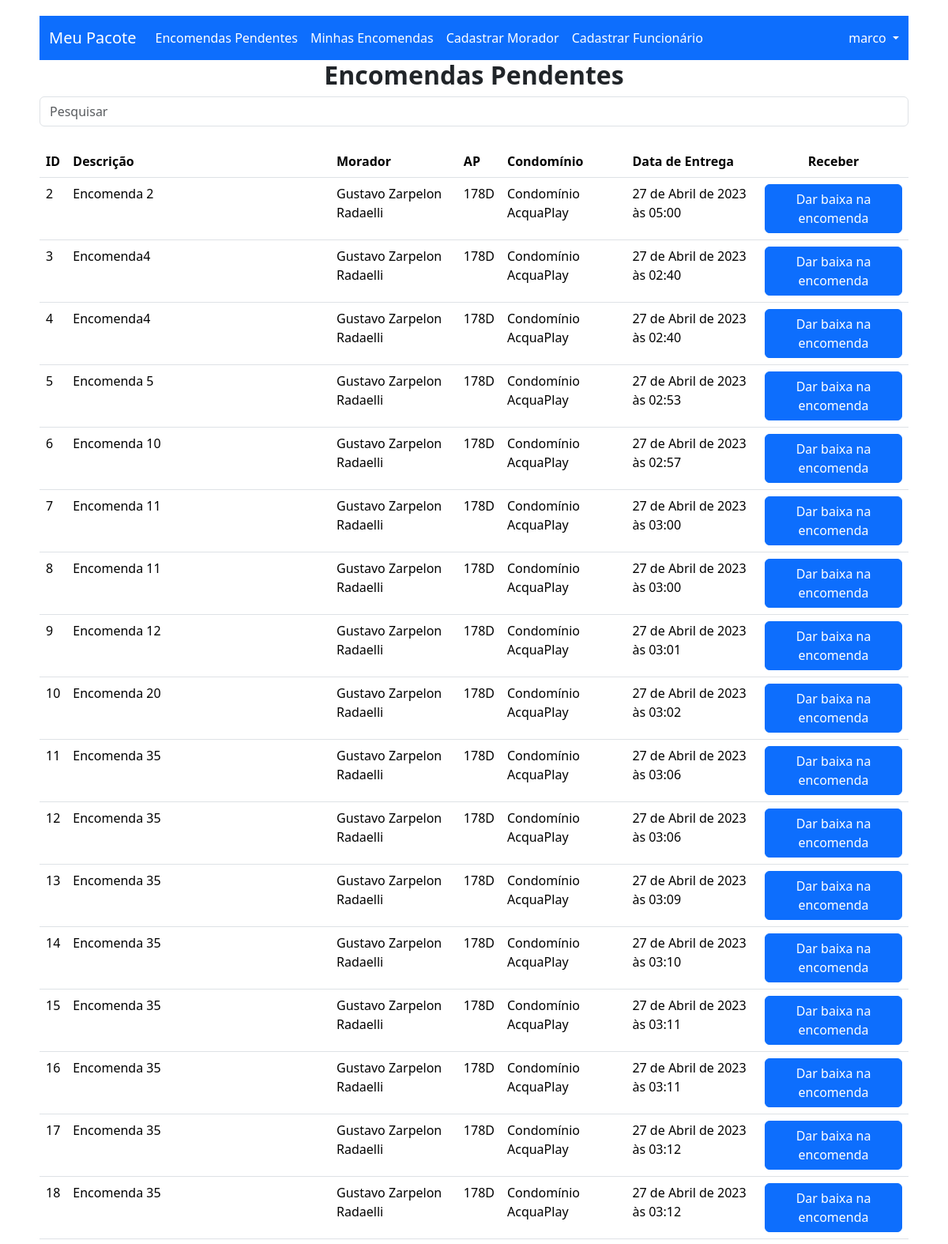
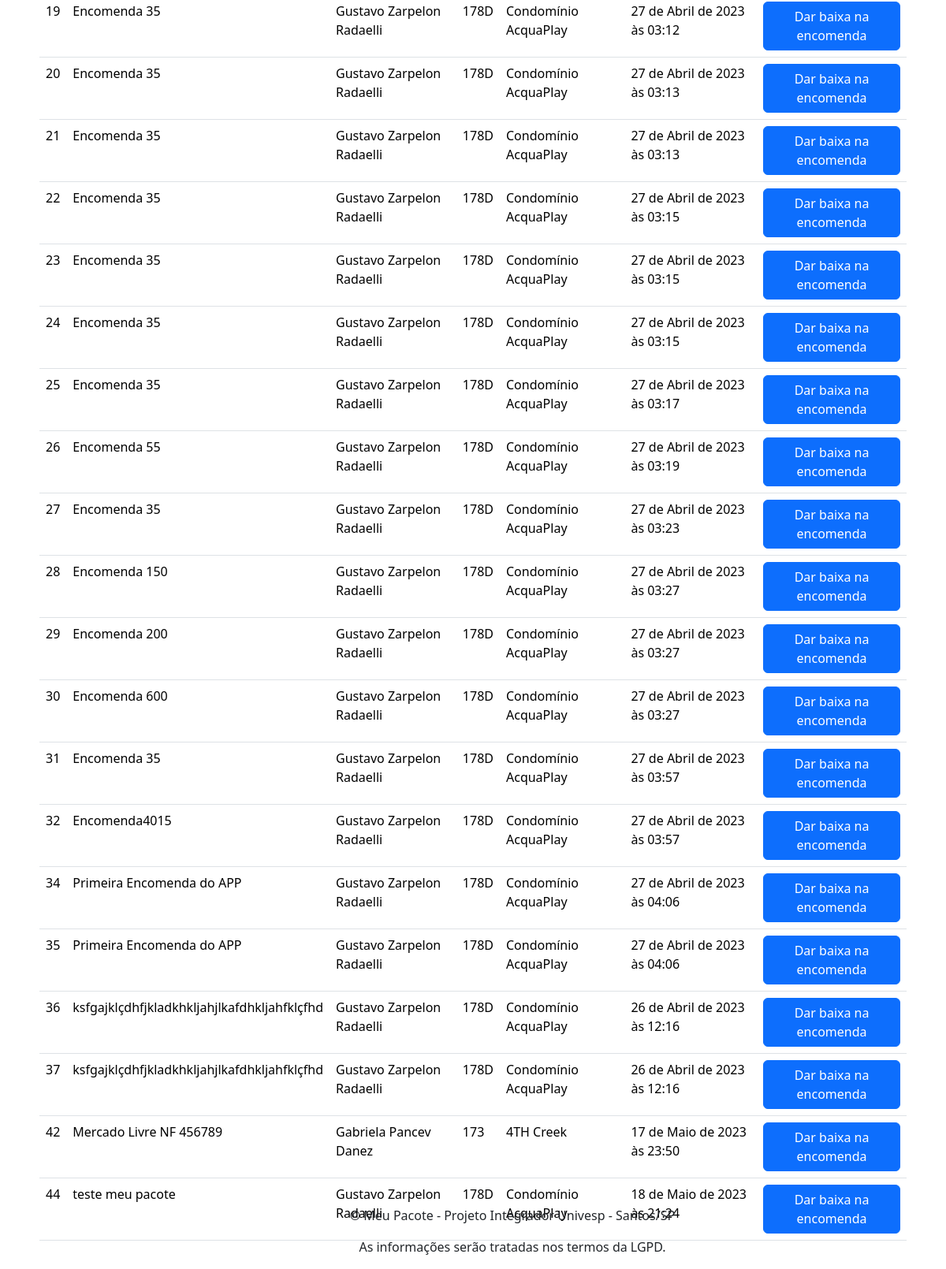
Page /encomendas_pendentes/ (signed in) on the earlier database version (2 pictures, top to bottom).
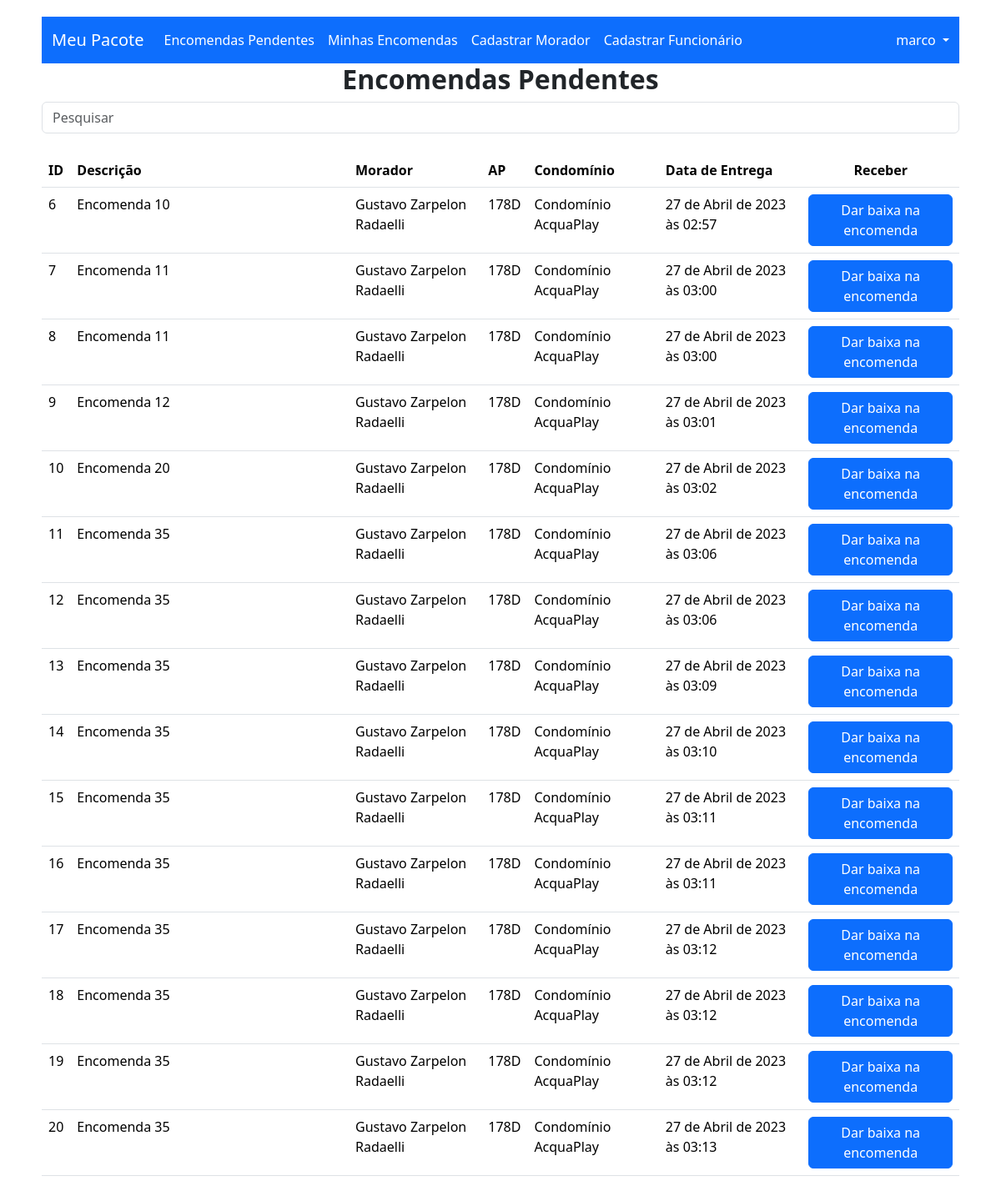
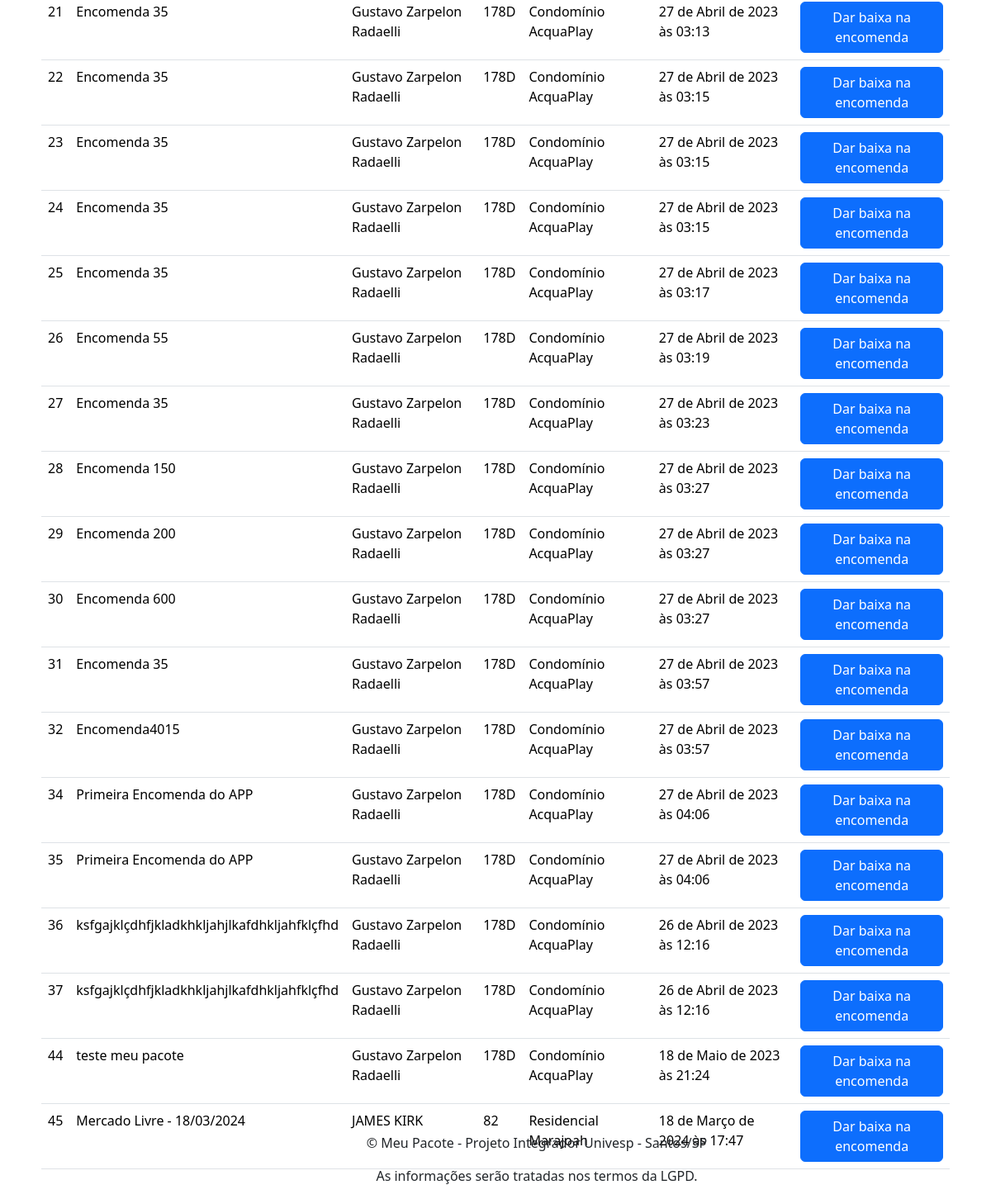
Same page on the later database version (2 pictures, top to bottom).
### app_meu_pacote/models.py (models this page shows, shortened)
class Encomenda(models.Model):
    id = models.AutoField(primary_key=True)
    morador = models.ForeignKey(Morador, on_delete=models.CASCADE)
    descricao = models.CharField(max_length=100)
    data_hora_recebimento = models.DateTimeField()
    data_hora_entrega = models.DateTimeField(blank=True, null=True)
    codigo_retirada = models.CharField(max_length=4, default='0000')
    funcionario_recebimento = models.ForeignKey(Funcionario, on_delete=models.CASCADE, related_name='funcionario_recebimento')
    funcionario_entrega = models.ForeignKey(Funcionario, on_delete=models.CASCADE, related_name='funcionario_entrega', blank=True, null=True)

class Morador(models.Model):
    id = models.AutoField(primary_key=True)
    user = models.OneToOneField(User, on_delete=models.CASCADE)
    nome = models.CharField(max_length=100)
    apartamento = models.ForeignKey(Apartamento, on_delete=models.CASCADE, related_name='apartamentos')
    email = models.EmailField()
    telefone = models.CharField(max_length=20)

class Apartamento(models.Model):
    id = models.AutoField(primary_key=True)
    numero = models.CharField(max_length=10)
    condominio = models.ForeignKey(Condominio, on_delete=models.CASCADE, related_name='apartamentos')

class Condominio(models.Model):
    id = models.AutoField(primary_key=True)
    nome = models.CharField(max_length=100)
    endereco = models.CharField(max_length=100)
    telefone = models.CharField(max_length=20)
    email = models.EmailField()

### app_meu_pacote/views.py (the view)
# urls.py: path('encomendas_pendentes/', app_meu_pacote_views.encomendas_pendentes, name='encomendas_pendentes'),
def encomendas_pendentes(request):
    if not request.user.is_authenticated:
        return redirect('index') # issue ---> precisa redirecionar para a página de login
    encomendas = Encomenda.objects.filter(data_hora_entrega=None)
    context = {'encomendas': encomendas}
    return render(request, 'encomendas_pendentes.html', context)

### app_meu_pacote/templates/encomendas_pendentes.html (shortened to what this page needs)
{% extends 'base.html' %}
{% block content %}
<h2 class="text-center fw-bold">Encomendas Pendentes</h2>
{% if encomendas %}
<input class="form-control" id="myInput" type="text" placeholder="Pesquisar">
<br>
<table class="table">
  <thead>
    <tr>
      <th>ID</th>
      <th>Descrição</th>
      <th>Morador</th>
      <th>AP</th>
      <th>Condomínio</th>
      <th>Data de Entrega</th>
      <th class="text-center">Receber</th>
    </tr>
  </thead>
  <tbody>
    {% for encomenda in encomendas %}
    <tr>
      <td>{{ encomenda.id }}</td>
      <td>{{ encomenda.descricao }}</td>
      <td>{{ encomenda.morador.nome }}</td>
      <td>{{ encomenda.morador.apartamento.numero }}</td>
      <td>{{ encomenda.morador.apartamento.condominio.nome }}</td>
      <td>{{ encomenda.data_hora_recebimento }}</td>
      <td class="text-center"> <a class="btn btn-primary" href="/encomenda/{{encomenda.id}}" role="button">Dar baixa na encomenda</a> </td>
    </tr>
    {% endfor %}
  </tbody>
</table>
{% else %}
<p>Não há encomendas pendentes no momento.</p>
{% endif %}
{% endblock %}

Differences in the rows shown:
no longer on this page (row edited): Encomenda: id "2", descricao "Encomenda 2", morador.nome "Gustavo Zarpelon Radaelli", morador.apartamento.numero "178D", morador.apartamento.condominio.nome "Condomínio AcquaPlay", data_hora_recebimento "27 de Abril de 2023 às 05:00"
no longer on this page (row edited): Encomenda: id "3", descricao "Encomenda4", morador.nome "Gustavo Zarpelon Radaelli", morador.apartamento.numero "178D", morador.apartamento.condominio.nome "Condomínio AcquaPlay", data_hora_recebimento "27 de Abril de 2023 às 02:40"
no longer on this page (row edited): Encomenda: id "4", descricao "Encomenda4", morador.nome "Gustavo Zarpelon Radaelli", morador.apartamento.numero "178D", morador.apartamento.condominio.nome "Condomínio AcquaPlay", data_hora_recebimento "27 de Abril de 2023 às 02:40"
no longer on this page (row edited): Encomenda: id "5", descricao "Encomenda 5", morador.nome "Gustavo Zarpelon Radaelli", morador.apartamento.numero "178D", morador.apartamento.condominio.nome "Condomínio AcquaPlay", data_hora_recebimento "27 de Abril de 2023 às 02:53"
removed Encomenda: id "42", descricao "Mercado Livre NF 456789", morador.nome "Gabriela Pancev Danez", morador.apartamento.numero "173", morador.apartamento.condominio.nome "4TH Creek", data_hora_recebimento "17 de Maio de 2023 às 23:50"
added Encomenda: id "45", descricao "Mercado Livre - 18/03/2024", morador.nome "JAMES KIRK", morador.apartamento.numero "82", morador.apartamento.condominio.nome "Residencial Marajoah", data_hora_recebimento "18 de Março de 2024 às 17:47"
